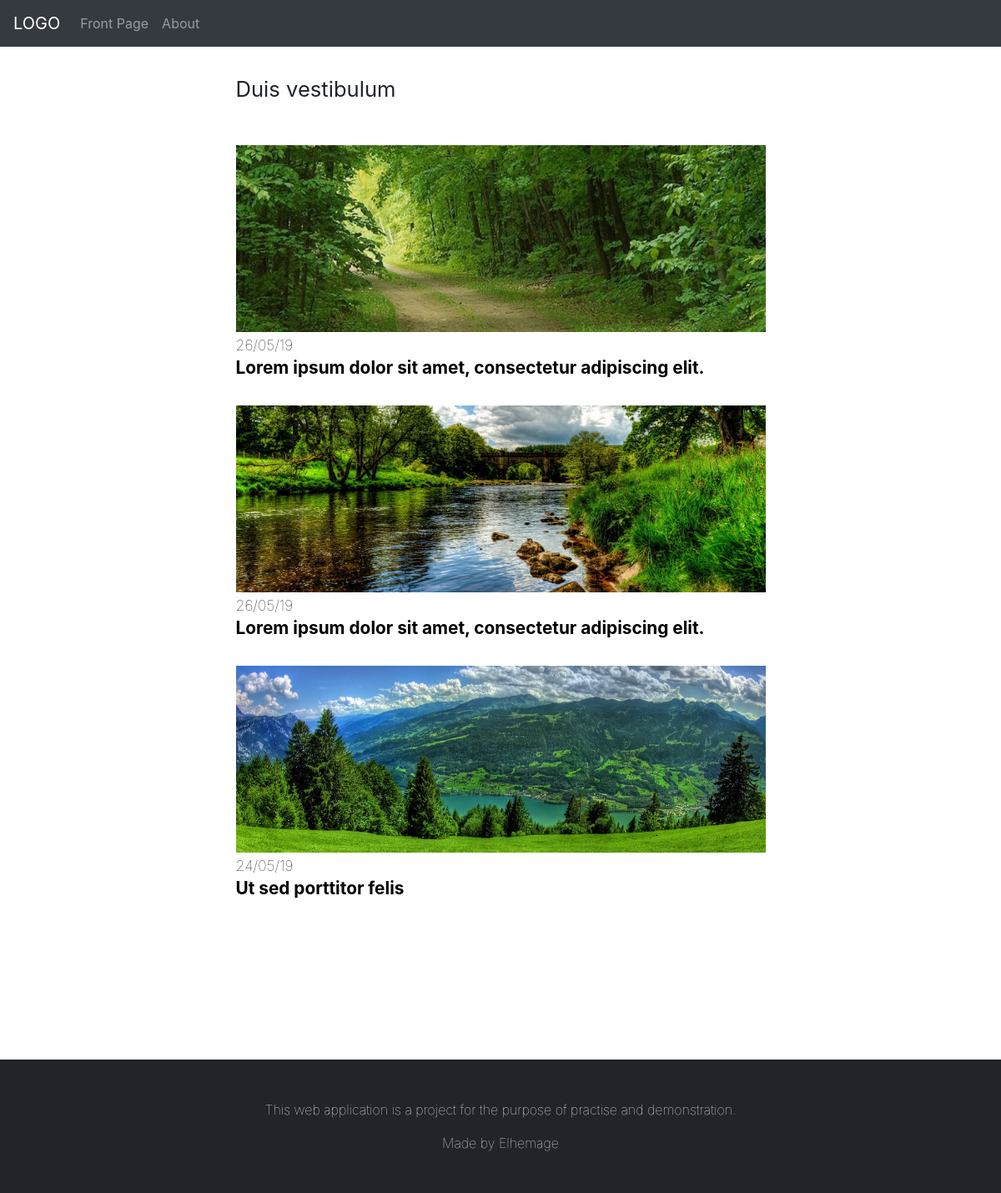
/section/Duis vestibulum, run on an earlier commit of the app's database.
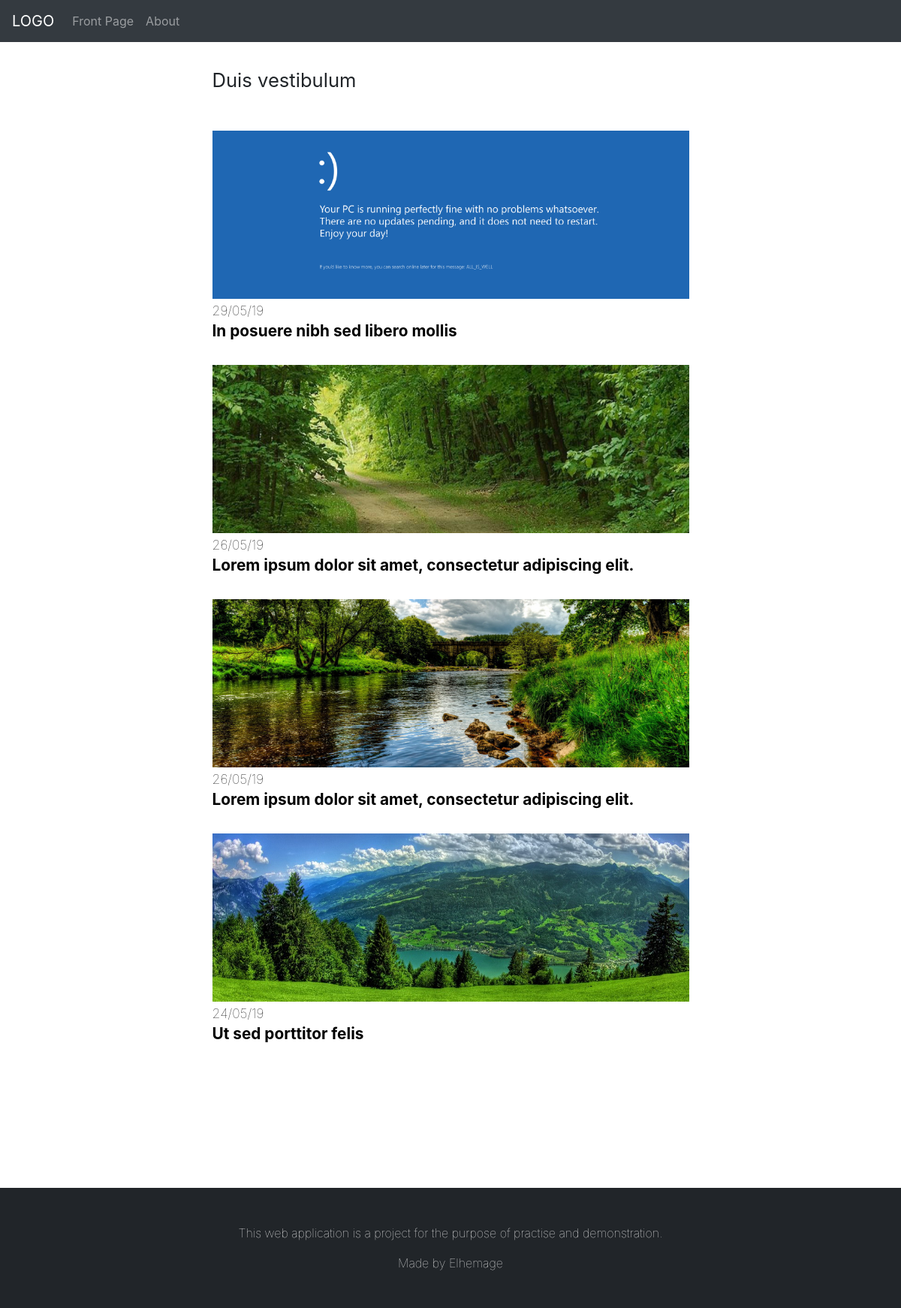
And on a later commit of the database.
### news/models.py (models this page shows)
class Section(models.Model):
    section = models.CharField(max_length=100, unique=True)
    order = models.IntegerField(default=0)

class Article(models.Model):
    last_updated = models.DateTimeField(auto_now=True)
    author = models.CharField(max_length=100, unique=False, default='Anonymous')
    section = models.ForeignKey('Section', on_delete=models.CASCADE)
    header = models.CharField(max_length=200, unique=False)
    subheader = models.CharField(max_length=400, unique=False)
    thumbnail = models.ImageField(upload_to='image/thumbnail/', blank=True, null=True)
    body = models.TextField()
    class Meta:
        ordering = ['-last_updated']

### news/views.py (the view)
# urls.py: path('section/<sectionName>', views.section, name='section'),
def section(request, sectionName):
    try:
        articles = Article.objects.filter(section=Section.objects.get(section=sectionName))[:10]
    except:
        return redirect(reverse('news:index'))
    context = {
        'section': sectionName,
        'articles': articles,
        'articleDisplayNumber': 10,
    }
    return render(request, 'news/section.html', context)

### news/templates/news/section.html (shortened to what this page needs)
{% extends 'news/layout.html' %}
{% block body %}
    <div class="container">
        <div class="row pageSectionBigName justify-content-center">
            <div class="col col-md-7">
                <span>{{ section }}</span>
            </div>
        </div>
        {% for a in articles %}
            <div class="row pageSectionArticleContainer">
                <div class="col">
                    <a class="row justify-content-center" href="{% url 'news:article' articleID=a.id %}">
                        <img class="col-12 col-md-7 pageSectionArticleThumbnail" src="{{ a.thumbnail.url }}" alt="{{ a.thumbnail.header }}">
                    </a>
                    <div class="row justify-content-center">
                        <a class="col-12 col-md-7 pageSectionArticleHeader" href="{% url 'news:article' articleID=a.id %}">
                            <span>{{ a.last_updated|date:'d/m/y' }}</span>
                            <br>
                            <span>{{ a.header }}</span>
                        </a>
                    </div>
                </div>
            </div>
        {% endfor %}
    </div>
{% endblock %}

### news/templates/news/layout.html (shortened to what this page needs)
<!doctype html>
<html lang="en">
    <head>
        <link rel="stylesheet" href="https://stackpath.bootstrapcdn.com/bootstrap/4.3.1/css/bootstrap.min.css">
        {% load static %}
        <link rel="stylesheet" href="{% static '/news/style.css' %}">
    </head>
    <body>
        <nav class="navbar navbar-expand-lg navbar-dark bg-dark">
            <a class="navbar-brand" href="{% url 'news:index' %}">LOGO</a>
            <div class="collapse navbar-collapse" id="navbarNav">
                <ul class="navbar-nav">
                    <li class="nav-item">
                        <a class="nav-link" href="{% url 'news:index' %}">Front Page</a>
                    </li>
                    <li class="nav-item">
                        <a class="nav-link" href="">About</a>
                    </li>
                </ul>
            </div>
        </nav>
        {% block body %}{% endblock %}
        <footer>
            <p>This web application is a project for the purpose of practise and demonstration.</p>
            <p>Made by Elhemage</p>
        </footer>
    </body>
</html>

### news/static/news/style.css (style rules this page uses)
footer { bottom: 0; height: 10rem; background: #212529; width: 100%; margin-top: 10rem; padding-left: 1rem; padding-right: 1rem; padding-top: 3rem; }
footer p { color: white; text-align: center; font-weight: lighter; }
.pageSectionBigName { margin-bottom: 1.6rem; margin-top: 1.6rem; }
.pageSectionBigName span { font-size: 1.4rem; }
@media (min-width: 768px) { .pageSectionBigName { margin-bottom: 3rem; margin-top: 2rem; } }
@media (min-width: 768px) { .pageSectionBigName span { font-size: 1.6rem; } }
.pageSectionArticleContainer { margin-bottom: 2rem; }
.pageSectionArticleThumbnail { object-fit: cover; max-width: 100%; height: 9rem; overflow: hidden; }
@media (min-width: 768px) { .pageSectionArticleThumbnail { height: 14rem; } }
.pageSectionArticleHeader span { color: black; }
.pageSectionArticleHeader span:first-child { font-weight: lighter; }
.pageSectionArticleHeader span:last-child { font-weight: bold; font-size: 1.1rem; line-height: 0.5rem; }
@media (min-width: 768px) { .pageSectionArticleHeader span:first-child { font-size: 1.1rem; line-height: 2rem; } }
@media (min-width: 768px) { .pageSectionArticleHeader span:last-child { font-size: 1.3rem; line-height: 1rem; } }

What changed in the data, as far as the page shows it:
added Article: thumbnail (picture), last_updated "29/05/19", header "In posuere nibh sed libero mollis"
